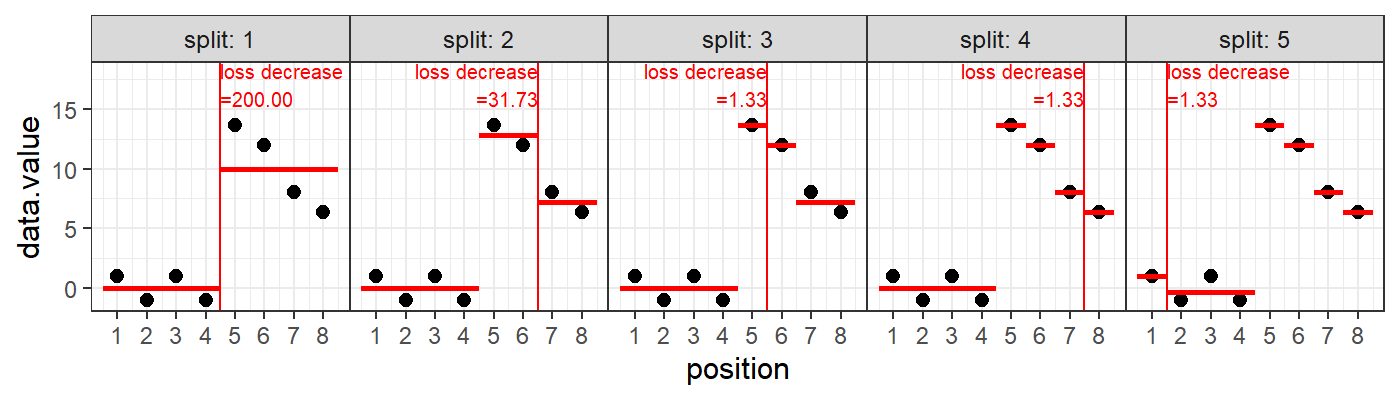

Write R code to recreate this figure.
a <- 1
x <- sqrt(24/9)
e <- 2
b <- 10
linear <- c(b+e+x,b+e,b-e,b-e-x)
m2 <- c(b+e+x/2, b+e+x/2, b-e-x/2, b-e-x/2)
m1 <- mean(linear)
loss <- function(m)sum((linear-m)^2)
loss(m1)-loss(m2)
rbind(loss(m1), 2*e^2+2*(e+x)^2)
rbind(loss(m2), x^2)
data.vec <- c(a,-a,a,-a,linear)
plot(data.vec)
fit <- binsegRcpp::binseg_normal(data.vec)
library(data.table)
some.sizes <- 2:6
decrease.dt <- fit$splits[, data.table(
  loss.decrease=diff(loss),
  end=end[-1],
  segments=seq(2, length(data.vec)))
  ][J(some.sizes), on="segments"]
some.segs <- coef(fit, some.sizes)
synth.dt <- data.table(data.value=data.vec, position=seq_along(data.vec))
library(ggplot2)
model.color <- "red"
gg <- ggplot()+
  facet_grid(. ~ segments, labeller=label_both)+
  geom_point(aes(
    position, data.value),
    size=2,
    data=synth.dt)+
  geom_segment(aes(
    start-0.5, mean,
    xend=end+0.5, yend=mean),
    color=model.color,
    size=1,
    data=some.segs)+
  geom_vline(aes(
    xintercept=end+0.5),
    color=model.color,
    data=decrease.dt)+
  geom_text(aes(
    end+0.5, Inf,
    label=sprintf("loss decrease\n=%.2f", -loss.decrease),
    hjust=ifelse(end<5, 0, 1)),
    color="red",
    vjust=1,
    size=2.5,
    data=decrease.dt)+
  scale_y_continuous(limits=c(NA, 18))+
  scale_x_continuous(breaks=seq(1, length(data.vec)))+
  theme_bw()+
  theme(panel.spacing=grid::unit(0,'lines'))
png("figure-synthetic.png", width=7, height=2, units="in", res=200)
print(gg)
dev.off()
